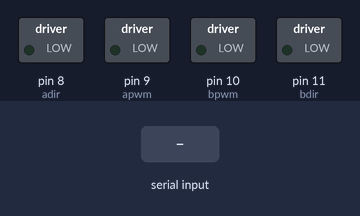
Simulated run of this sketch. Board: Arduino Uno, built with avr-gcc and run on an emulated ATmega328P. Parts: switched loads named in the sketch (green lamp = pin HIGH). The inputs (shaded band) are chosen by the test bench. What the sketch prints to the serial monitor is not drawn.

Above: at 1.2 s.
1.3 s: "1" received over Serial
At 3.1 s:
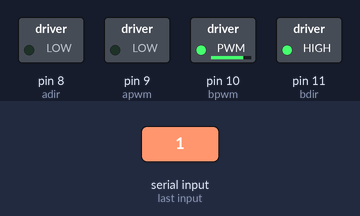
4.3 s: "3" received over Serial
At 4.6 s:
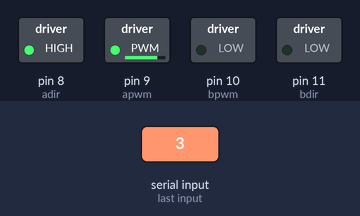
7.3 s: "1" received over Serial
At 8.1 s:
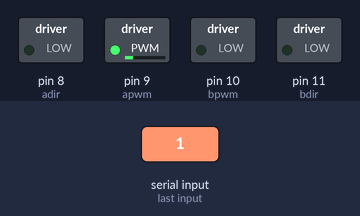
9.8 s: "2" received over Serial
At 10.9 s:
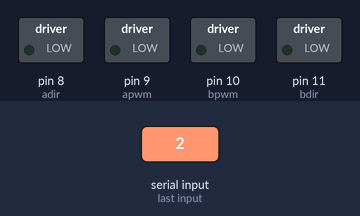
Timing chart, 0 to 12.3 s (numbered marks = the images above; inputs shaded):
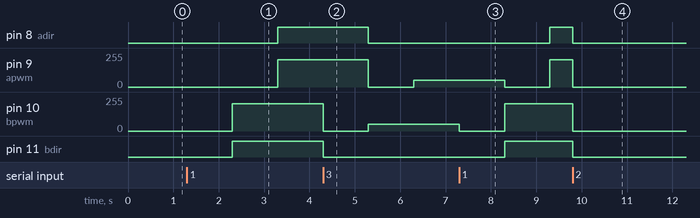

The sketch:

R.c_car_v1.ino
```cpp
#include <IRremote.h>

#define recv_pin 7

IRrecv irrecv(recv_pin);
decode_results results;
int past_cmd;


// wired connections
#define b_ia 10 // D10 --> Motor B Input A --> MOTOR B +
#define b_ib 11 // D11 --> Motor B Input B --> MOTOR B -
#define a_ia 9
#define a_ib 8

// functional connections
#define bpwm b_ia // Motor B PWM Speed
#define bdir b_ib // Motor B Direction
#define apwm a_ia
#define adir a_ib


#define PWM_SLOW 50  // arbitrary slow speed PWM duty cycle
#define DIR_DELAY 1000 // brief delay for abrupt motor changes

void setup()
{
  Serial.begin( 9600 );

  irrecv.enableIRIn();
  irrecv.blink13(true);


  pinMode( adir, OUTPUT );
  pinMode( apwm, OUTPUT );
  pinMode( bdir, OUTPUT );
  pinMode( bpwm, OUTPUT );

  digitalWrite( adir, LOW );
  digitalWrite( apwm, LOW );
  digitalWrite( bdir, LOW );
  digitalWrite( bpwm, LOW );
}

void loop()
{
  boolean isValidInput;
  // draw a menu on the serial port
  Serial.println( "-----------------------------" );
  Serial.println( "MENU:" );
  Serial.println( "1) Fast forward" );
  Serial.println( "2) Forward" );
  Serial.println( "3) Soft stop (coast)" );
  Serial.println( "4) Reverse" );
  Serial.println( "5) Fast reverse" );
  Serial.println( "6) Hard stop (brake)" );
  Serial.println( "-----------------------------" );
  do
  {
    byte c;
    // get the next character from the serial port
    Serial.print( "?" );
    while( !Serial.available() )
      ; // LOOP...
    c = Serial.read();
    // execute the menu option based on the character recieved
    switch( c )
    {


      case '1': // 2) Forward
        Serial.println( "Forward..." );
        // always stop motors briefly before abrupt changes
        digitalWrite( bdir, LOW );
        digitalWrite( bpwm, LOW );
        delay( DIR_DELAY );
        // set the motor speed and direction
        digitalWrite( bdir, HIGH ); // direction = forward
        analogWrite( bpwm, 255-PWM_SLOW ); // PWM speed = slow
        // always stop motors briefly before abrupt changes
        digitalWrite( adir, LOW );
        digitalWrite( apwm, LOW );
        delay( DIR_DELAY );
        // set the motor speed and direction
        digitalWrite( adir, HIGH ); // direction = forward
        analogWrite( apwm, 255-PWM_SLOW ); // PWM speed = slow
        isValidInput = true;
        break;

      case '2': // 3) Soft stop (preferred)
        Serial.println( "Soft stop (coast)..." );
        digitalWrite( bdir, LOW );
        digitalWrite( bpwm, LOW );
        digitalWrite( adir, LOW );
        digitalWrite( apwm, LOW );
        isValidInput = true;
        break;

      case '3': // 4) Reverse
        Serial.println( "Reverse" );

        //motor b

        // always stop motors briefly before abrupt changes
        digitalWrite( bdir, LOW );
        digitalWrite( bpwm, LOW );
        delay( DIR_DELAY );
        // set the motor speed and direction
        digitalWrite( bdir, LOW ); // direction = reverse
        analogWrite( bpwm, PWM_SLOW ); // PWM speed = slow

        //motor a

        // always stop motors briefly before abrupt changes
        digitalWrite( adir, LOW );
        digitalWrite( apwm, LOW );
        delay( DIR_DELAY );
        // set the motor speed and direction
        digitalWrite( adir, LOW ); // direction = reverse
        analogWrite( apwm, PWM_SLOW ); // PWM speed = slow
        isValidInput = true;
        break;


      default:
        // wrong character! display the menu again!
        isValidInput = false;
        break;
    }
  } while( isValidInput == true );

  // repeat the main loop and redraw the menu...
}
/*EOF*/
```

Measured:
- after the input at 1.3 s, pin 8 (adir): LOW → HIGH after 2.0 s; pin 9 (apwm): 0/255 → 205/255 after 2.0 s; pin 10 (bpwm): 0/255 → 205/255 after 1.0 s; pin 11 (bdir): LOW → HIGH after 1.0 s
- after the input at 4.3 s, pin 8 (adir): HIGH → LOW after 1.0 s; pin 9 (apwm): 205/255 → 0/255 after 1.0 s, → 50/255 1.0 s later; pin 10 (bpwm): 205/255 → 0/255 at once, → 50/255 1.0 s later; pin 11 (bdir): HIGH → LOW at once
- after the input at 7.3 s, pin 8 (adir): LOW → HIGH after 2.0 s; pin 9 (apwm): 50/255 → 0/255 after 1.0 s, → 205/255 1.0 s later; pin 10 (bpwm): 50/255 → 0/255 at once, → 205/255 1.0 s later; pin 11 (bdir): LOW → HIGH after 1.0 s
- after the input at 9.8 s, pin 8 (adir), pin 11 (bdir): HIGH → LOW at once; pin 9 (apwm), pin 10 (bpwm): 205/255 → 0/255 at once
